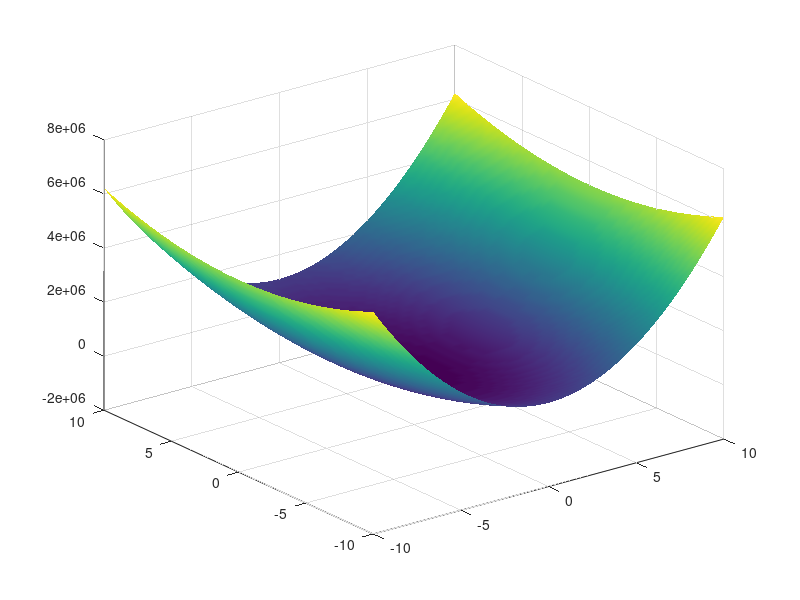

This chart was generated by the following MATLAB code:
function SA = createSAModel()
%% Make SA Model 
% return these param

% requirement of the model (variable, limits, and function)
SA.req.variables = {'x', 'y'};
SA.req.limits = {[-10; 10], [-10; 10]};
SA.req.function = @(x,y)((4 - (2.1*(x.^2)) + (x.^4)/3) * (x.^2)) + (x*y) + ((-4+(4*(y.^2))) * (y.^2));

% settings of the model
SA.set.coolingRate = 0.999; % cooling rate is the dumping temperature (for the decreases of temp)
SA.set.maxAcceptTemp = 1; % maximum number iterations on same temperature with accept condition  
SA.set.maxFailedTemp = 1; % maximum number iteration on same temperature with failed condition
SA.set.stopTemp = 1; % condition of end iteration

% initial start of the model
SA.start.temperature = 5000;
SA.start.position = [0, 0];

[x, y] = meshgrid(-10:0.25:10);
surf(x,y, SA.req.function(x,y), 'FaceColor', 'interp', 'EdgeColor','none');

end